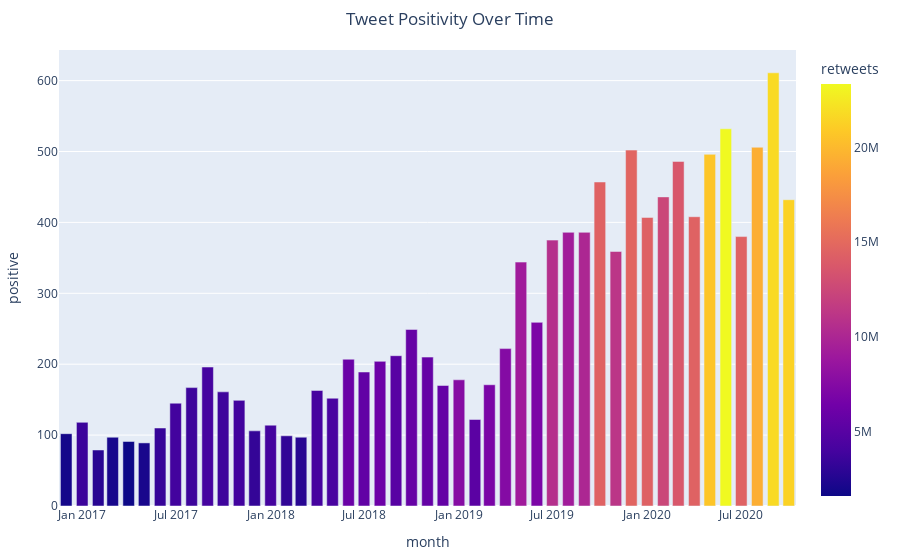

This figure's notebook cell:
### Code cell
fig = px.bar(
    m, 
    'month', 
    'positive', 
    color='retweets',
    title='Tweet Positivity Over Time'
    )
fig.update_layout(
    margin=dict(l=20, r=20, t=50, b=20)
)

fig.update_layout(title_x=0.5)
fig.show()

### Figure 1 — Plotly figure (JSON) as saved in the notebook; plotly's stock layout.template omitted (floating-point values rounded to 4 significant figures)
{"data": [{"alignmentgroup": "True", "hovertemplate": "month=%{x}<br>positive=%{y}<br>retweets=%{marker.color}<extra></extra>", "legendgroup": "", "marker": {"color": [1956286, 3626958, 2784536, 2112539, 1631378, 2141622, 3359140, 3901706, 3644015, 4028612, 3763660, 3892479, 3267414, 3973863, 3164590, 2777362, 4058972, 4224499, 6025057, 5593912, 6160212, 5037543, 5779649, 5746451, 5676813, 7607042, 5183114, 6911751, 7508486, 9148636, 7000589, 10712829, 9241769, 10034699, 14464144, 11164878, 14685837, 14364413, 12481166, 13672909, 14444341, 20670132, 23335057, 14497695, 19336941, 21758050, 21337293], "coloraxis": "coloraxis"}, "name": "", "offsetgroup": "", "orientation": "v", "showlegend": false, "textposition": "auto", "type": "bar", "x": ["2016-12-01", "2017-01-01", "2017-02-01", "2017-03-01", "2017-04-01", "2017-05-01", "2017-06-01", "2017-07-01", "2017-08-01", "2017-09-01", "2017-10-01", "2017-11-01", "2017-12-01", "2018-01-01", "2018-02-01", "2018-03-01", "2018-04-01", "2018-05-01", "2018-06-01", "2018-07-01", "2018-08-01", "2018-09-01", "2018-10-01", "2018-11-01", "2018-12-01", "2019-01-01", "2019-02-01", "2019-03-01", "2019-04-01", "2019-05-01", "2019-06-01", "2019-07-01", "2019-08-01", "2019-09-01", "2019-10-01", "2019-11-01", "2019-12-01", "2020-01-01", "2020-02-01", "2020-03-01", "2020-04-01", "2020-05-01", "2020-06-01", "2020-07-01", "2020-08-01", "2020-09-01", "2020-10-01"], "xaxis": "x", "y": [102, 118, 79, 97, 91, 89, 110, 145, 167, 196, 161, 149, 106, 114, 99, 97, 163, 152, 207, 189, 204, 212, 249, 210, 170, 178, 122, 171, 222, 344, 259, 375, 386, 386, 457, 359, 502, 407, 436, 486, 408, 496, 532, 380, 506, 611, 432], "yaxis": "y"}], "layout": {"barmode": "relative", "coloraxis": {"colorbar": {"title": {"text": "retweets"}}, "colorscale": [[0, "#0d0887"], [0.1111, "#46039f"], [0.2222, "#7201a8"], [0.3333, "#9c179e"], [0.4444, "#bd3786"], [0.5556, "#d8576b"], [0.6667, "#ed7953"], [0.7778, "#fb9f3a"], [0.8889, "#fdca26"], [1, "#f0f921"]]}, "legend": {"tracegroupgap": 0}, "margin": {"b": 20, "l": 20, "r": 20, "t": 50}, "title": {"text": "Tweet Positivity Over Time", "x": 0.5}, "xaxis": {"anchor": "y", "domain": [0, 1], "title": {"text": "month"}}, "yaxis": {"anchor": "x", "domain": [0, 1], "title": {"text": "positive"}}}}
